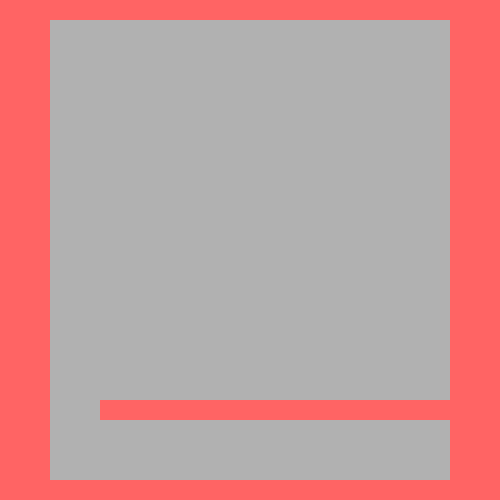
Frame 1 (no input)
Frame 60 (no input): identical to frame 1, image omitted
Frame 120 (the mouse pressed at the canvas centre since frame 60): identical to frame 1, image omitted

The p5.js sketch that drew this single still picture (run headless with seeded random() and noise() and a simulated clock; from frame 60 on, the mouse is pressed at the canvas centre):

// p5.js sketch
// ── sketch.js
// int scene


let charX;
let charY;
let speed = 2;

let wallLeftX = 0;
let wallLeftY = 0;
let wallLeftH = 500;
let wallLeftW = 50;

let wallRightX = 450;
let wallRightY = 0;
let wallRightW = 50;
let wallRightH = 500;

let wallBottomX = 50;
let wallBottomY = 480;
let wallBottomW = 400;
let wallBottomH = 20;

let wallTopX = 50;
let wallTopY = 0;
let wallTopW = 400;
let wallTopH = 20;

let wall1X = 100;
let wall1Y = 400;
let wall1W = 350;
let wall1H = 20;


function setup() {
  createCanvas(500, 500);
}

function draw() {
  background(177);
  charmove();
  drawmaze();
  hitDitection();
}

function isTouchingWall(wallX, wallY, wallW, wallH){
  rect(wallX, wallY, wallW, wallH);
  if(charX+10 > wallX && charX < wallX + wallW && charY > wallY && charY < wallY + wallH){
    charSpawn;
  }
}

function charmove(){
  charSpawn;
  fill(100, 255 ,100);
  rect(charX, charY, 10, 10);
  if (keyIsDown(87)){
    charY = charY - speed;
  }
  if (keyIsDown(83)){
    charY = charY + speed;
  }
  if (keyIsDown(65)){
    charX = charX - speed;
  }
  if (keyIsDown(68)){
    charX = charX + speed;
  }
}

function drawmaze(){
  fill(255, 100, 100);
  strokeWeight(0);
}

function hitDitection(){
  fill(255, 100, 100);
  isTouchingWall(wallLeftX, wallLeftY, wallLeftW, wallLeftH);
  isTouchingWall(wallRightX, wallRightY, wallRightW, wallRightH);
  isTouchingWall(wallBottomX, wallBottomY, wallBottomW, wallBottomH);
  isTouchingWall(wallTopX, wallTopY, wallTopW, wallTopH);
  isTouchingWall(wall1X, wall1Y, wall1W, wall1H);
}

function charSpawn(){
  charX = 400;
  charY = 400;
}
